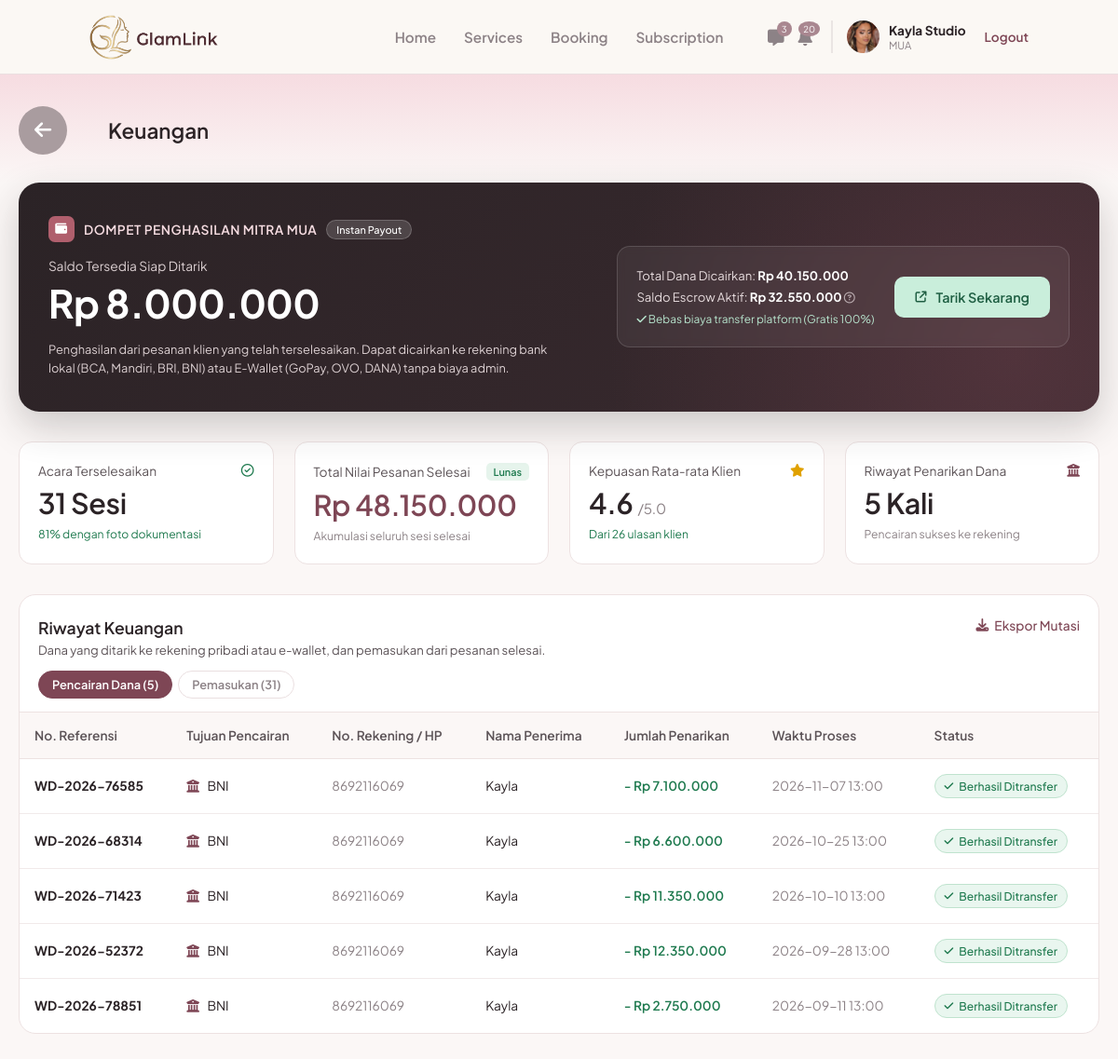
The page /mua/keuangan.php (signed in) on the database its author committed.
### tables this page shows
CREATE TABLE `users` (
  `id_user` int(11) NOT NULL,
  `nama` varchar(100) NOT NULL,
  `email` varchar(100) NOT NULL,
  `nomor_telepon` varchar(20) DEFAULT NULL,
  `nama_brand` varchar(150) DEFAULT NULL,
  `bio` text DEFAULT NULL,
  `lokasi` varchar(150) DEFAULT NULL,
  `foto_profil` varchar(255) DEFAULT NULL,
  `password` varchar(255) NOT NULL,
  `role` enum('mua','pelanggan','admin') NOT NULL,
  `dibuat_pada` timestamp NOT NULL DEFAULT current_timestamp(),
  `status_verifikasi` enum('pending','approved','rejected') NOT NULL DEFAULT 'approved',
  `alasan_tolak` varchar(255) DEFAULT NULL
);

CREATE TABLE `mua_penarikan` (
  `id_penarikan` int(11) NOT NULL,
  `no_referensi` varchar(20) NOT NULL,
  `id_mua` int(11) NOT NULL,
  `tujuan` varchar(30) NOT NULL COMMENT 'BCA, Mandiri, BRI, BNI, GoPay, OVO, DANA',
  `jenis` enum('bank','ewallet') NOT NULL,
  `nomor_tujuan` varchar(30) NOT NULL COMMENT 'No. rekening / No. HP e-wallet',
  `nama_penerima` varchar(100) NOT NULL,
  `jumlah` int(11) NOT NULL,
  `status` enum('diproses','berhasil','gagal') NOT NULL DEFAULT 'berhasil',
  `dibuat_pada` timestamp NOT NULL DEFAULT current_timestamp()
);

### mua/keuangan.php (the view, shortened to what the rows shown need)
<?php
require_once '../includes/auth_mua.php';
function rp($n): string { return 'Rp ' . number_format((float)$n, 0, ',', '.'); }
function ke($s): string { return htmlspecialchars((string)$s, ENT_QUOTES, 'UTF-8'); }
$st = $koneksi->prepare("SELECT *, DATE_FORMAT(dibuat_pada, '%Y-%m-%d %H:%i') AS waktu FROM mua_penarikan WHERE id_mua = ? ORDER BY dibuat_pada DESC, id_penarikan DESC");
$st->bind_param('i', $id_mua);
$st->execute();
$riwayat = $st->get_result()->fetch_all(MYSQLI_ASSOC);
?>
<!DOCTYPE html>
<html lang="id">
<head>
    <link rel="stylesheet" href="https://cdnjs.cloudflare.com/ajax/libs/font-awesome/6.4.0/css/all.min.css">
    <link rel="stylesheet" href="../assets/css/navbar.css">
    <link rel="stylesheet" href="../assets/css/mua_keuangan.css">
    <link rel="stylesheet" href="../assets/css/mua_ui.css">
</head>
<body class="ku-body">
    <?php include '../navbar.php'; ?>
    <div class="ku-topbar">
        <div class="ku-topbar-inner">
            <h1>Keuangan</h1>
        </div>
    </div>
    <main class="ku-main">
        <section class="ku-table-card">
            <div class="ku-table-head">
                <div>
                    <h2>Riwayat Keuangan</h2>
                </div>
            </div>
            <div class="ku-tab-panel" data-ku-panel="tarik">
                <?php if ($riwayat): ?>
                <div class="ku-table-wrap">
                    <table class="ku-table">
                        <thead><tr><th>No. Referensi</th><th>Tujuan Pencairan</th><th>No. Rekening / HP</th><th>Nama Penerima</th><th>Jumlah Penarikan</th><th>Waktu Proses</th><th>Status</th></tr></thead>
                        <tbody>
                        <?php foreach ($riwayat as $r): ?>
                            <tr>
                                <td><b><?php echo ke($r['no_referensi']); ?></b></td>
                                <td><i class="<?php echo $r['jenis'] === 'bank' ? 'fa-solid fa-building-columns ku-c-maroon' : 'fa-solid fa-mobile-screen'; ?>"></i> <?php echo ke($r['tujuan']); ?></td>
                                <td class="ku-muted"><?php echo ke($r['nomor_tujuan']); ?></td>
                                <td><?php echo ke($r['nama_penerima']); ?></td>
                                <td class="ku-out">- <?php echo rp($r['jumlah']); ?></td>
                                <td class="ku-muted"><?php echo ke($r['waktu']); ?></td>
                                <td>
                                    <?php if ($r['status'] === 'berhasil'): ?><span class="ku-status ok"><i class="fa-solid fa-check"></i> Berhasil Ditransfer</span>
                                    <?php elseif ($r['status'] === 'diproses'): ?><span class="ku-status wait"><i class="fa-regular fa-clock"></i> Diproses</span>
                                    <?php else: ?><span class="ku-status fail"><i class="fa-solid fa-xmark"></i> Gagal</span><?php endif; ?>
                                </td>
                            </tr>
                        <?php endforeach; ?>
                        </tbody>
                    </table>
                </div>
                <?php else: ?>
                    <div class="ku-empty"><i class="fa-solid fa-money-bill-transfer"></i><p>Belum ada penarikan dana.</p></div>
                <?php endif; ?>
            </div>
        </section>
    </main>
</body>
</html>

### navbar.php (shortened to what the rows shown need)
<?php
$path_prefix = in_array(basename(dirname($_SERVER['PHP_SELF'])), ['mua', 'klien']) ? '../' : '';
$nav_logged_in = isset($_SESSION['status_login']) && $_SESSION['status_login'] == true;
$nav_role = isset($_SESSION['role']) ? $_SESSION['role'] : '';
if ($nav_logged_in && in_array($nav_role, ['mua', 'pelanggan']) && isset($koneksi)) {
    $id_mua_nav = $_SESSION['id_user'];
    $nav_query = mysqli_query($koneksi, "SELECT nama, nama_brand, foto_profil, status_verifikasi FROM users WHERE id_user = '$id_mua_nav'");
    $nav_profil = mysqli_fetch_assoc($nav_query);
}
?>
<header class="navbar">
    <?php if (!$nav_logged_in): ?>
        <div class="nav-links">
            <a href="<?php echo $path_prefix; ?>login.php" class="btn-text">Masuk</a>
            <a href="<?php echo $path_prefix; ?>login.php" class="btn-outline nav-mua">Masuk Sebagai MUA</a>
            <a href="<?php echo $path_prefix; ?>register.php" class="btn-filled">Daftar</a>
        </div>
    <?php elseif ($nav_role == 'mua'): ?>
        <?php if (($nav_profil['status_verifikasi'] ?? 'approved') === 'approved'): ?>
        <div class="nav-menu-mua">
            <a href="<?php echo $path_prefix; ?>mua/index.php">Home</a>
            <a href="<?php echo $path_prefix; ?>mua/services.php">Services</a>
            <a href="<?php echo $path_prefix; ?>mua/booking.php">Booking</a>
            <a href="<?php echo $path_prefix; ?>mua/subscription.php">Subscription</a>
        </div>
        <?php endif; ?>
        <div class="nav-profile-mua">
            <div class="nav-icons">
                <?php
                require_once __DIR__ . '/includes/chat.php';
                $nav_chat_baru = (($koneksi ?? null) instanceof mysqli) ? chat_belum_dibaca($koneksi, (int)$_SESSION['id_user']) : 0;
                ?>
                <a href="<?php echo $path_prefix; ?>mua/chat.php" class="icon-btn" title="Chat">
                    <i class="fa-solid fa-message"></i>
                    <span class="badge" id="navChatBadge" <?php echo $nav_chat_baru ? '' : 'hidden'; ?>><?php echo $nav_chat_baru > 99 ? '99+' : $nav_chat_baru; ?></span>
                </a>
                <?php
                require_once __DIR__ . '/includes/mua_notifikasi.php';
                $nav_notif_baru = isset($koneksi) ? mua_notif_jumlah_baru($koneksi, (int)$_SESSION['id_user']) : 0;
                ?>
                <a href="<?php echo $path_prefix; ?>mua/notifikasi.php" class="icon-btn" title="Notifikasi">
                    <i class="fa-solid fa-bell"></i>
                    <span class="badge" id="navNotifBadge" <?php echo $nav_notif_baru ? '' : 'hidden'; ?>><?php echo $nav_notif_baru > 99 ? '99+' : $nav_notif_baru; ?></span>
                </a>
            </div>
            <a href="<?php echo $path_prefix; ?>mua/profil.php" style="text-decoration:none;color:inherit;" title="Lihat & edit profil">
            <div class="profile-info">
                <?php if(!empty($nav_profil['foto_profil'])): ?>
                    <img src="<?php echo $path_prefix; ?>assets/img/<?php echo htmlspecialchars($nav_profil['foto_profil']); ?>" alt="Profile">
                <?php else: ?>
                    <div style="width:35px;height:35px;background:#e0d8da;border-radius:50%;display:flex;align-items:center;justify-content:center;color:#fff;font-size:0.8rem;"><i class="fa-solid fa-user"></i></div>
                <?php endif; ?>
                <div class="profile-text">
                    <span class="brand-name"><?php echo htmlspecialchars($nav_profil['nama_brand'] ?? 'Nama Brand'); ?></span>
                    <span class="role-text"><?php echo ($nav_profil['status_verifikasi'] ?? 'approved') === 'approved' ? 'MUA' : 'Belum terverifikasi'; ?></span>
                </div>
            </div>
            </a>
            <a href="<?php echo $path_prefix; ?>logout.php" class="logout-link">Logout</a>
        </div>
    <?php endif; ?>
</header>

### rows shown on the page
users: foto_profil (picture), nama_brand "Kayla Studio"
mua_penarikan: no_referensi "WD-2026-76585", tujuan "BNI", nomor_tujuan "8692116069", nama_penerima "Kayla", jumlah "Rp 7.100.000", waktu "2026-11-07 13:00", status "berhasil" (drawn)
mua_penarikan: no_referensi "WD-2026-68314", tujuan "BNI", nomor_tujuan "8692116069", nama_penerima "Kayla", jumlah "Rp 6.600.000", waktu "2026-10-25 13:00", status "berhasil" (drawn)
mua_penarikan: no_referensi "WD-2026-71423", tujuan "BNI", nomor_tujuan "8692116069", nama_penerima "Kayla", jumlah "Rp 11.350.000", waktu "2026-10-10 13:00", status "berhasil" (drawn)
mua_penarikan: no_referensi "WD-2026-52372", tujuan "BNI", nomor_tujuan "8692116069", nama_penerima "Kayla", jumlah "Rp 12.350.000", waktu "2026-09-28 13:00", status "berhasil" (drawn)
mua_penarikan: no_referensi "WD-2026-78851", tujuan "BNI", nomor_tujuan "8692116069", nama_penerima "Kayla", jumlah "Rp 2.750.000", waktu "2026-09-11 13:00", status "berhasil" (drawn)

### other values the page prints
$nav_chat_baru "3"
$nav_notif_baru "20"
rp($k['dicairkan']) "Rp 40.150.000"
rp($k['escrow']) "Rp 32.550.000"
$k['sesi'] "31"
$persen_dok "81"
$k['rating'] "4.6"
$k['jml_rating'] "26"
$k['kali_tarik'] "5"
count($riwayat) "5"
count($pemasukan) "31"
